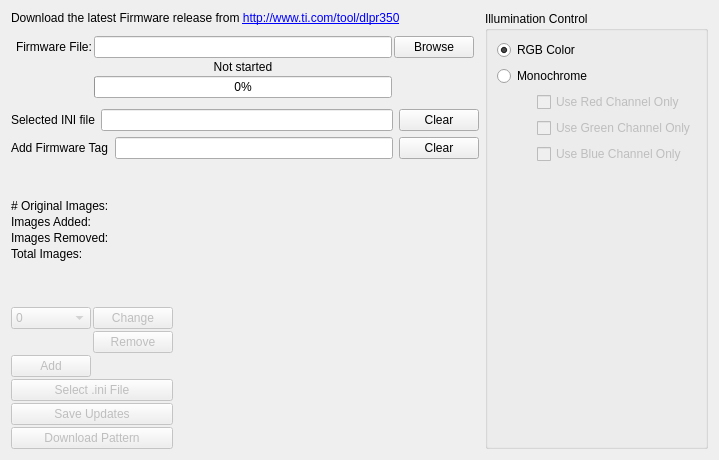
                <widget class="QWidget" name="tab_Create_Firmware">
                 <attribute name="title">
                  <string>Firmware Build</string>
                 </attribute>
                 <layout class="QFormLayout" name="formLayout_17">
                  <item row="0" column="0">
                   <layout class="QVBoxLayout" name="verticalLayout_2">
                    <item>
                     <widget class="QLabel" name="label_FWDwldLatFWLink">
                      <property name="sizePolicy">
                       <sizepolicy hsizetype="Preferred" vsizetype="Minimum">
                        <horstretch>0</horstretch>
                        <verstretch>0</verstretch>
                       </sizepolicy>
                      </property>
                      <property name="frameShape">
                       <enum>QFrame::NoFrame</enum>
                      </property>
                      <property name="frameShadow">
                       <enum>QFrame::Plain</enum>
                      </property>
                      <property name="text">
                       <string>&lt;html&gt;&lt;head/&gt;&lt;body&gt;&lt;p&gt;Download the latest Firmware release from &lt;a href=&quot;http://www.ti.com/tool/dlpr350&quot;&gt;&lt;span style=&quot; font-family:'.HelveticaNeueUI,serif'; text-decoration: underline; color:#0000ff;&quot;&gt;http://www.ti.com/tool/dlpr350&lt;/span&gt;&lt;/a&gt;&lt;/p&gt;&lt;/body&gt;&lt;/html&gt;</string>
                      </property>
                      <property name="openExternalLinks">
                       <bool>true</bool>
                      </property>
                     </widget>
                    </item>
                    <item>
                     <layout class="QGridLayout" name="gridLayout_4">
                      <property name="leftMargin">
                       <number>5</number>
                      </property>
                      <property name="topMargin">
                       <number>5</number>
                      </property>
                      <property name="rightMargin">
                       <number>5</number>
                      </property>
                      <property name="bottomMargin">
                       <number>5</number>
                      </property>
                      <property name="spacing">
                       <number>2</number>
                      </property>
                      <item row="2" column="1">
                       <widget class="QProgressBar" name="progressBar_FWFileParsing">
                        <property name="enabled">
                         <bool>true</bool>
                        </property>
                        <property name="value">
                         <number>0</number>
                        </property>
                       </widget>
                      </item>
                      <item row="1" column="1">
                       <widget class="QLabel" name="label_FWFileParseStatus">
                        <property name="text">
                         <string>Not started</string>
                        </property>
                        <property name="alignment">
                         <set>Qt::AlignCenter</set>
                        </property>
                       </widget>
                      </item>
                      <item row="0" column="1">
                       <widget class="QLineEdit" name="lineEdit_FWFileSelected">
                        <property name="toolTip">
                         <string>Firmware File path</string>
                        </property>
                        <property name="readOnly">
                         <bool>true</bool>
                        </property>
                       </widget>
                      </item>
                      <item row="0" column="2">
                       <widget class="QPushButton" name="pushButton_FWSelectFWBin">
                        <property name="enabled">
                         <bool>true</bool>
                        </property>
                        <property name="text">
                         <string>Browse</string>
                        </property>
                       </widget>
                      </item>
                      <item row="0" column="0">
                       <widget class="QLabel" name="label_FWSelectFWFile">
                        <property name="text">
                         <string>Firmware File:</string>
                        </property>
                       </widget>
                      </item>
                     </layout>
                    </item>
                    <item>
                     <layout class="QHBoxLayout" name="horizontalLayout_6">
                      <item>
                       <widget class="QLabel" name="label_FWIniFile">
                        <property name="text">
                         <string>Selected INI file</string>
                        </property>
                       </widget>
                      </item>
                      <item>
                       <widget class="QLineEdit" name="lineEdit_FWIniFileSelected">
                        <property name="readOnly">
                         <bool>true</bool>
                        </property>
                       </widget>
                      </item>
                      <item>
                       <widget class="QPushButton" name="pushButton_FWClearSelIniFile">
                        <property name="text">
                         <string>Clear</string>
                        </property>
                       </widget>
                      </item>
                     </layout>
                    </item>
                    <item>
                     <layout class="QHBoxLayout" name="horizontalLayout_41">
                      <item>
                       <widget class="QLabel" name="label_add_fw_tag">
                        <property name="text">
                         <string>Add Firmware Tag</string>
                        </property>
                       </widget>
                      </item>
                      <item>
                       <widget class="QLineEdit" name="lineEdit_firmwareTagName"/>
                      </item>
                      <item>
                       <widget class="QPushButton" name="pushButton_FWClearFWTag">
                        <property name="text">
                         <string>Clear</string>
                        </property>
                       </widget>
                      </item>
                     </layout>
                    </item>
                    <item>
                     <widget class="QLabel" name="label_NewFWBuildPath">
                      <property name="sizePolicy">
                       <sizepolicy hsizetype="Minimum" vsizetype="Minimum">
                        <horstretch>0</horstretch>
                        <verstretch>0</verstretch>
                       </sizepolicy>
                      </property>
                      <property name="minimumSize">
                       <size>
                        <width>0</width>
                        <height>0</height>
                       </size>
                      </property>
                      <property name="text">
                       <string>&lt;html&gt;&lt;head/&gt;&lt;body&gt;&lt;p&gt;&lt;br/&gt;&lt;/p&gt;&lt;/body&gt;&lt;/html&gt;</string>
                      </property>
                      <property name="wordWrap">
                       <bool>true</bool>
                      </property>
                     </widget>
                    </item>
                    <item>
                     <layout class="QHBoxLayout" name="horizontalLayout_30">
                      <item>
                       <layout class="QVBoxLayout" name="verticalLayout_39">
                        <property name="spacing">
                         <number>2</number>
                        </property>
                        <item>
                         <widget class="QLabel" name="label_FWOrgSplashImageCount">
                          <property name="sizePolicy">
                           <sizepolicy hsizetype="Minimum" vsizetype="Minimum">
                            <horstretch>0</horstretch>
                            <verstretch>0</verstretch>
                           </sizepolicy>
                          </property>
                          <property name="text">
                           <string># Original Images: </string>
                          </property>
                         </widget>
                        </item>
                        <item>
                         <widget class="QLabel" name="label_FWNewSplashImageAddedCount">
                          <property name="sizePolicy">
                           <sizepolicy hsizetype="Minimum" vsizetype="Minimum">
                            <horstretch>0</horstretch>
                            <verstretch>0</verstretch>
                           </sizepolicy>
                          </property>
                          <property name="text">
                           <string>Images Added: </string>
                          </property>
                         </widget>
                        </item>
                        <item>
                         <widget class="QLabel" name="label_FWSplashImageRemovedCount">
                          <property name="sizePolicy">
                           <sizepolicy hsizetype="Minimum" vsizetype="Minimum">
                            <horstretch>0</horstretch>
                            <verstretch>0</verstretch>
                           </sizepolicy>
                          </property>
                          <property name="text">
                           <string>Images Removed: </string>
                          </property>
                         </widget>
                        </item>
                        <item>
                         <widget class="QLabel" name="label_FWAvaSplashImageCount">
                          <property name="sizePolicy">
                           <sizepolicy hsizetype="Minimum" vsizetype="Minimum">
                            <horstretch>0</horstretch>
                            <verstretch>0</verstretch>
                           </sizepolicy>
                          </property>
                          <property name="text">
                           <string>Total Images: </string>
                          </property>
                         </widget>
                        </item>
                        <item>
                         <spacer name="verticalSpacer_9">
                          <property name="orientation">
                           <enum>Qt::Vertical</enum>
                          </property>
                          <property name="sizeType">
                           <enum>QSizePolicy::MinimumExpanding</enum>
                          </property>
                          <property name="sizeHint" stdset="0">
                           <size>
                            <width>20</width>
                            <height>0</height>
                           </size>
                          </property>
                         </spacer>
                        </item>
                        <item>
                         <layout class="QGridLayout" name="gridLayout_7">
                          <property name="spacing">
                           <number>2</number>
                          </property>
                          <item row="1" column="1">
                           <widget class="QPushButton" name="pushButton_FWRemoveSplashImage">
                            <property name="enabled">
                             <bool>false</bool>
                            </property>
                            <property name="text">
                             <string>Remove</string>
                            </property>
                           </widget>
                          </item>
                          <item row="0" column="0">
                           <widget class="QComboBox" name="comboBox_FWSplashImageIndex">
                            <property name="enabled">
                             <bool>false</bool>
                            </property>
                            <item>
                             <property name="text">
                              <string>0</string>
                             </property>
                            </item>
                           </widget>
                          </item>
                          <item row="2" column="0">
                           <widget class="QPushButton" name="pushButton_FWAddSplashImage">
                            <property name="enabled">
                             <bool>false</bool>
                            </property>
                            <property name="text">
                             <string>Add</string>
                            </property>
                           </widget>
                          </item>
                          <item row="0" column="1">
                           <widget class="QPushButton" name="pushButton_FWChangeSplashImage">
                            <property name="enabled">
                             <bool>false</bool>
                            </property>
                            <property name="text">
                             <string>Change</string>
                            </property>
                           </widget>
                          </item>
                         </layout>
                        </item>
                        <item>
                         <widget class="QPushButton" name="pushButton_FWSelectIniFile">
                          <property name="enabled">
                           <bool>false</bool>
                          </property>
                          <property name="minimumSize">
                           <size>
                            <width>101</width>
                            <height>0</height>
                           </size>
                          </property>
                          <property name="text">
                           <string>Select .ini File</string>
                          </property>
                         </widget>
                        </item>
                        <item>
                         <widget class="QPushButton" name="pushButton_FWBuildNewFrmwImage">
                          <property name="enabled">
                           <bool>false</bool>
                          </property>
                          <property name="sizePolicy">
                           <sizepolicy hsizetype="Minimum" vsizetype="Fixed">
                            <horstretch>0</horstretch>
                            <verstretch>0</verstretch>
                           </sizepolicy>
                          </property>
                          <property name="text">
                           <string>Save Updates</string>
                          </property>
                         </widget>
                        </item>
                        <item>
                         <widget class="QPushButton" name="pushButton_FWSplashImageUpload">
                          <property name="enabled">
                           <bool>false</bool>
                          </property>
                          <property name="text">
                           <string>Download Pattern</string>
                          </property>
                         </widget>
                        </item>
                       </layout>
                      </item>
                      <item>
                       <widget class="QLabel" name="label_FWPreviewSelImage">
                        <property name="sizePolicy">
                         <sizepolicy hsizetype="Fixed" vsizetype="Fixed">
                          <horstretch>0</horstretch>
                          <verstretch>0</verstretch>
                         </sizepolicy>
                        </property>
                        <property name="minimumSize">
                         <size>
                          <width>300</width>
                          <height>250</height>
                         </size>
                        </property>
                        <property name="text">
                         <string/>
                        </property>
                       </widget>
                      </item>
                     </layout>
                    </item>
                   </layout>
                  </item>
                  <item row="0" column="1">
                   <widget class="QGroupBox" name="groupBox_FWIllumModSelect">
                    <property name="title">
                     <string>Illumination Control</string>
                    </property>
                    <layout class="QVBoxLayout" name="verticalLayout_36">
                     <item>
                      <layout class="QVBoxLayout" name="verticalLayout_35">
                       <item>
                        <widget class="QRadioButton" name="radioButton_FWIllumSelColor">
                         <property name="text">
                          <string>RGB Color</string>
                         </property>
                         <property name="checked">
                          <bool>true</bool>
                         </property>
                        </widget>
                       </item>
                       <item>
                        <widget class="QRadioButton" name="radioButton_FWIllumSelMono">
                         <property name="text">
                          <string>Monochrome</string>
                         </property>
                        </widget>
                       </item>
                       <item>
                        <layout class="QHBoxLayout" name="horizontalLayout_42">
                         <item>
                          <spacer name="horizontalSpacer_3">
                           <property name="orientation">
                            <enum>Qt::Horizontal</enum>
                           </property>
                           <property name="sizeHint" stdset="0">
                            <size>
                             <width>40</width>
                             <height>20</height>
                            </size>
                           </property>
                          </spacer>
                         </item>
                         <item>
                          <layout class="QVBoxLayout" name="verticalLayout_41">
                           <item>
                            <widget class="QCheckBox" name="checkBox_FWIllumSelMonoRedCh">
                             <property name="enabled">
                              <bool>false</bool>
                             </property>
                             <property name="text">
                              <string>Use Red Channel Only</string>
                             </property>
                            </widget>
                           </item>
                           <item>
                            <widget class="QCheckBox" name="checkBox_FWIllumSelMonoGreenCh">
                             <property name="enabled">
                              <bool>false</bool>
                             </property>
                             <property name="text">
                              <string>Use Green Channel Only</string>
                             </property>
                            </widget>
                           </item>
                           <item>
                            <widget class="QCheckBox" name="checkBox_FWIllumSelMonoBlueCh">
                             <property name="enabled">
                              <bool>false</bool>
                             </property>
                             <property name="text">
                              <string>Use Blue Channel Only</string>
                             </property>
                            </widget>
                           </item>
                          </layout>
                         </item>
                        </layout>
                       </item>
                      </layout>
                     </item>
                     <item>
                      <spacer name="verticalSpacer_12">
                       <property name="orientation">
                        <enum>Qt::Vertical</enum>
                       </property>
                       <property name="sizeHint" stdset="0">
                        <size>
                         <width>20</width>
                         <height>40</height>
                        </size>
                       </property>
                      </spacer>
                     </item>
                    </layout>
                   </widget>
                  </item>
                 </layout>
                </widget>
